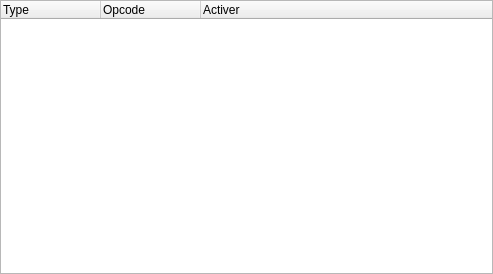
<?xml version="1.0" encoding="UTF-8"?>
<ui version="4.0">
 <class>PacketSpoofingDialog</class>
 <widget class="QDialog" name="PacketSpoofingDialog">
  <property name="geometry">
   <rect>
    <x>0</x>
    <y>0</y>
    <width>493</width>
    <height>274</height>
   </rect>
  </property>
  <property name="minimumSize">
   <size>
    <width>493</width>
    <height>274</height>
   </size>
  </property>
  <property name="maximumSize">
   <size>
    <width>493</width>
    <height>274</height>
   </size>
  </property>
  <property name="windowTitle">
   <string>Dialog</string>
  </property>
  <widget class="QTreeWidget" name="treeWidget">
   <property name="geometry">
    <rect>
     <x>0</x>
     <y>0</y>
     <width>493</width>
     <height>274</height>
    </rect>
   </property>
   <column>
    <property name="text">
     <string>Type</string>
    </property>
   </column>
   <column>
    <property name="text">
     <string>Opcode</string>
    </property>
   </column>
   <column>
    <property name="text">
     <string>Activer</string>
    </property>
   </column>
  </widget>
 </widget>
 <resources/>
 <connections/>
</ui>
